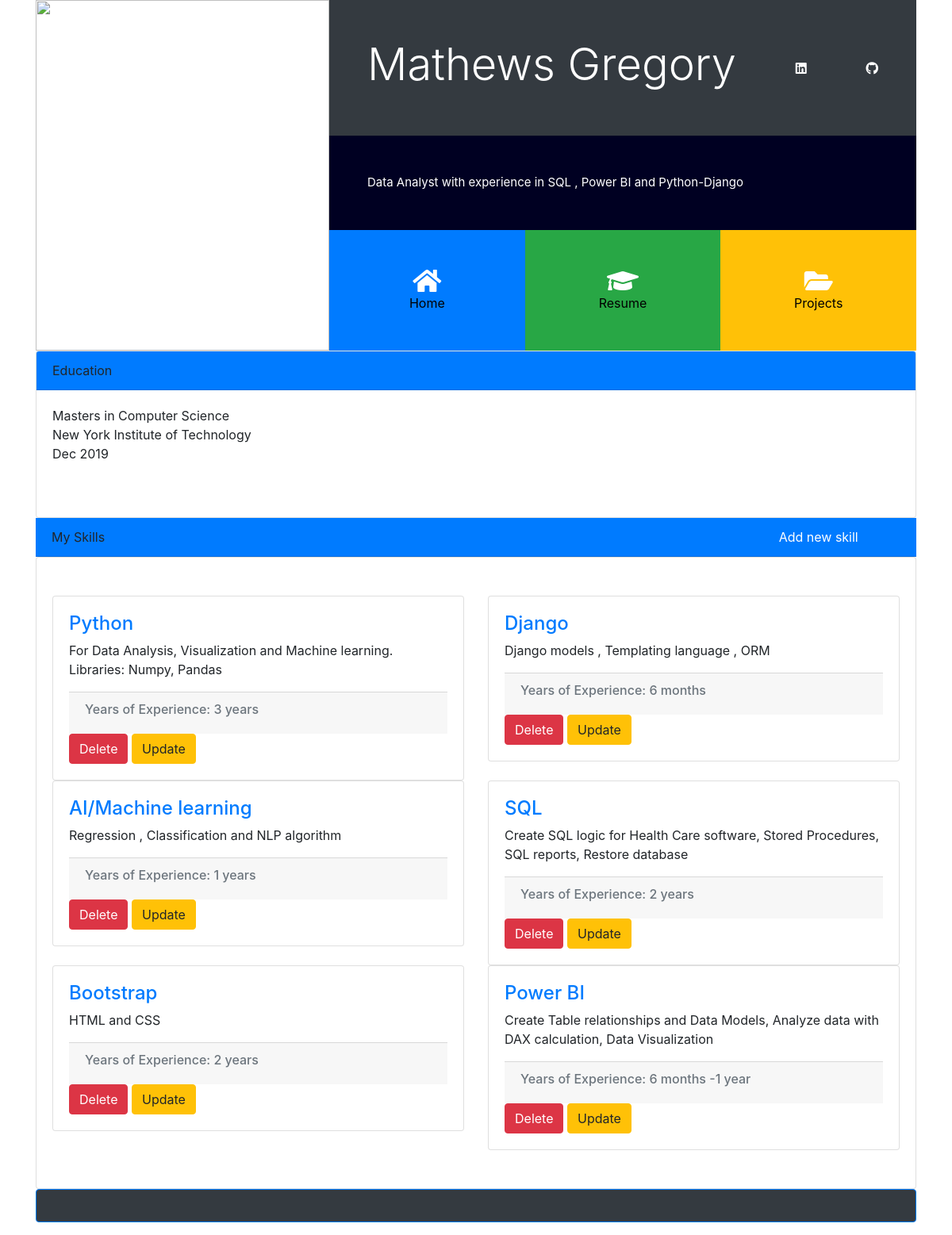
Before: / with the older database file.
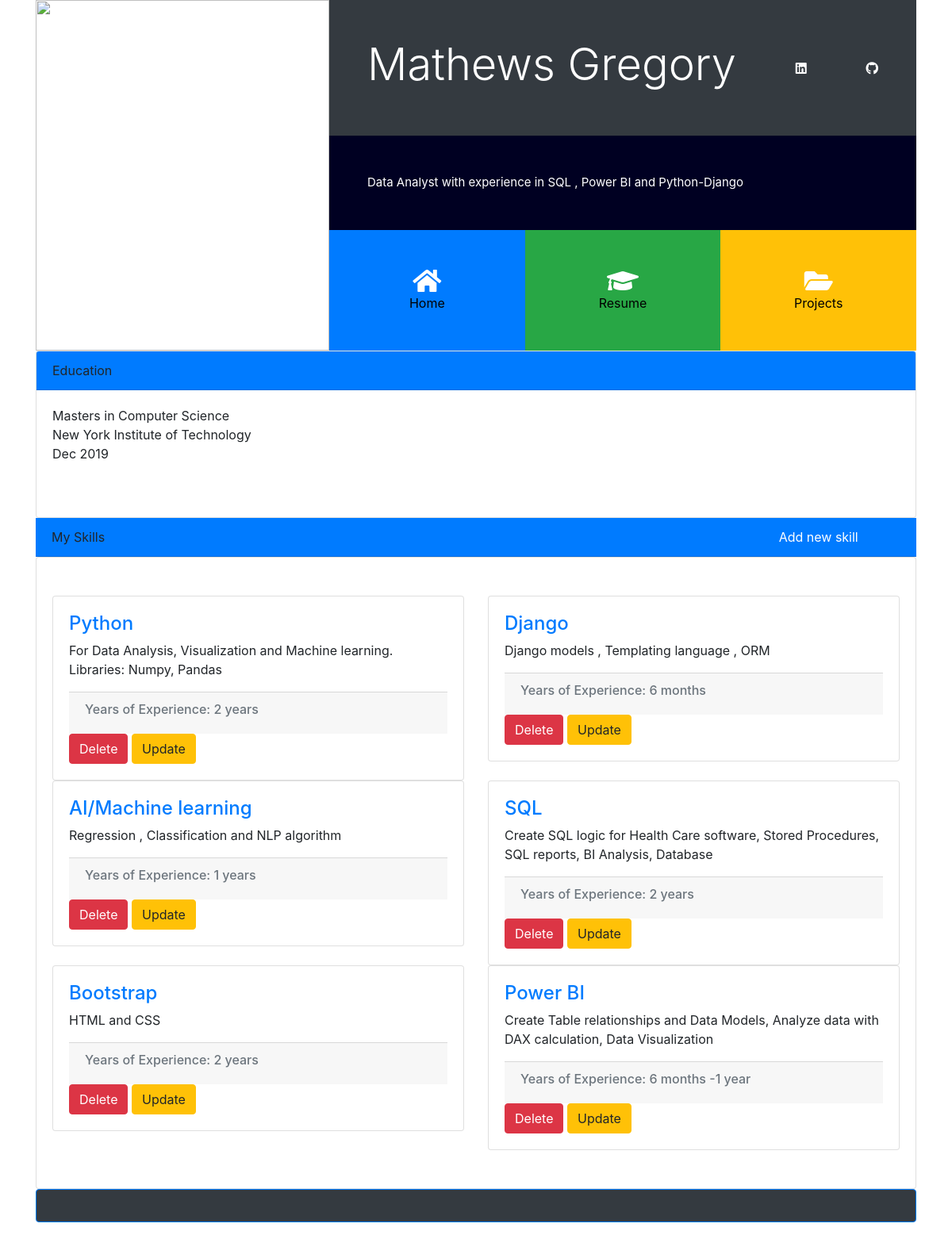
After: the same page with the newer database file.
### portfolio/models.py (models this page shows, shortened)
class Skills (models.Model):
    skill = models.CharField(max_length = 50)
    years = models.CharField(max_length = 50)
    tools = models.TextField(max_length=100 , blank = True , null = True)

### portfolio/views.py (the view)
# urls.py: 2. Add a URL to urlpatterns:  path('', views.home, name='home')
def home(request):
    projects = Project.objects.all()
    skills = Skills.objects.all()
    education = Education.objects.all()
    return render(request , 'portfolio/home.html' , {'projects' : projects , 'skills' : skills , 'education':education})

### portfolio/templates/portfolio/home.html (shortened to what this page needs)
{% extends 'portfolio/basetemplate.html'%}
{% block content %}
{% load static %}
 <link href="{% static 'portfolio/custom.css' %}" rel="stylesheet">
 <div id="home" class="collapse show">
      <div class="card">
            {% for edu in education %}
                    <div class="card-header bg-primary">
                      Education
                    </div>
                    <div class="card-body">
                        <div class="card-text">
                           <p>  {{ edu.Degree}} <br>
                                {{ edu.university}}  <br>
                                {{ edu.Graduation_year}}   <br>
                            </p>
                        </div>
                    </div>
             {% endfor %}
          <div class="container">
              <div class="row mb-2">
                  <div class="col-md-2">
                  </div>
              </div>
          </div>
      </div>
        <div class="card-header bg-primary">
              <div class="row">
                   <div class="col-md-10">
                      My Skills
                   </div>
                   <div class="col-md-2">
                       <a href ="{% url 'portfolio:create_item'  %}" class="text-white">Add new skill </a>
                   </div>
              </div>
        </div>
      <div class="card card-body py-5">
            <div class="row">
                {% for skill in skills %}
                   <div class="col-lg-6">
                           <div class="card-deck">
                               <div class="card">
                                    <div class="card-body">
                                      <h4 class="card-text text-primary" >{{ skill.skill}}</h4>
                                      <p class="card-text" > {{skill.tools}}</p>
                                           <div class="card-footer">
                                                <h6 class="text-muted">
                                                 Years of Experience:     {{ skill.years }}
                                                </h6>
                                           </div>
                                       <a class ="btn btn-danger" href ="{% url 'portfolio:delete_skill' skill.id %}"  role="button" >Delete </a>
                                         <a class ="btn btn-warning" href ="{% url 'portfolio:update_skill' skill.id %}" role="button" > Update </a>
                                    </div>
                               </div>
                           </div>
                    </div>
                {% endfor %}
            </div>
      </div>
</div>
{% endblock %}

Changed rows visible on the page:
changed Skills "Python": years "3 years" → "2 years"
changed Skills "SQL": tools "Create SQL logic for Health Care software, Stored Procedures, SQL reports, Restore database" → "Create SQL logic for Health Care software, Stored Procedures, SQL reports, BI Analysis, Database"
